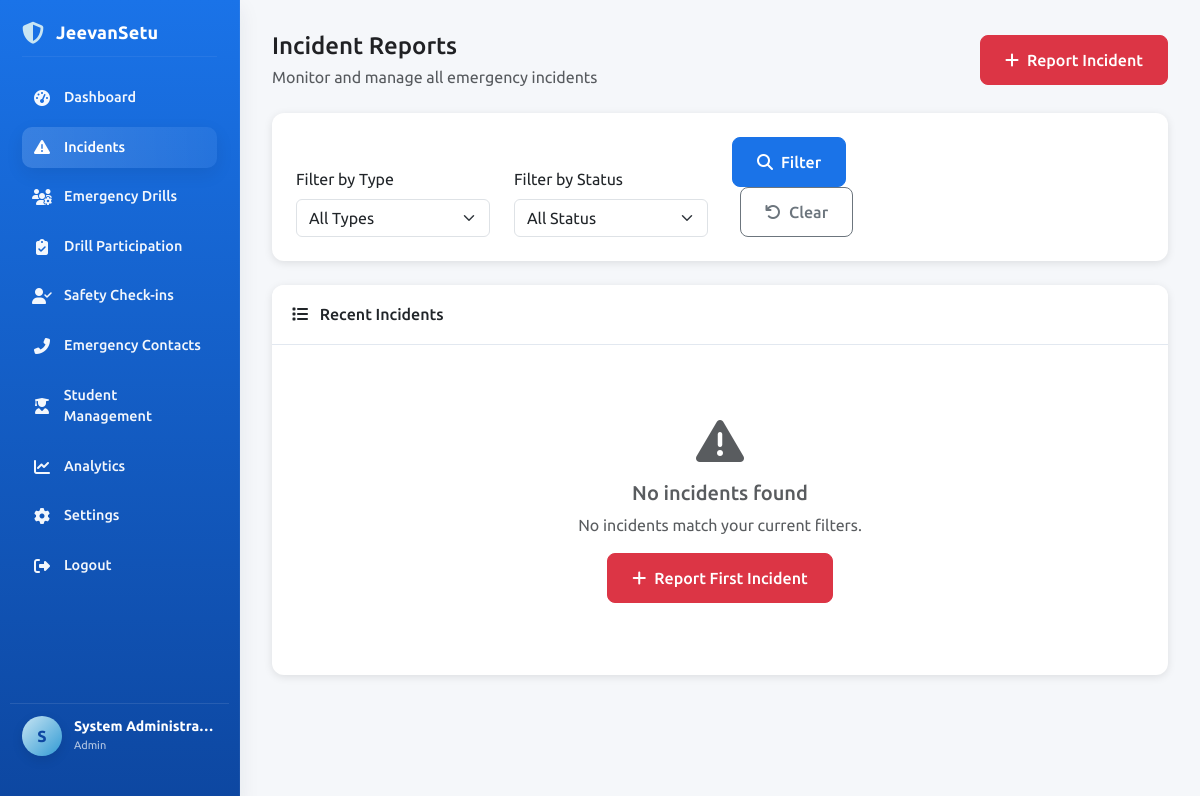
The app's page /incidents (signed in), older data.
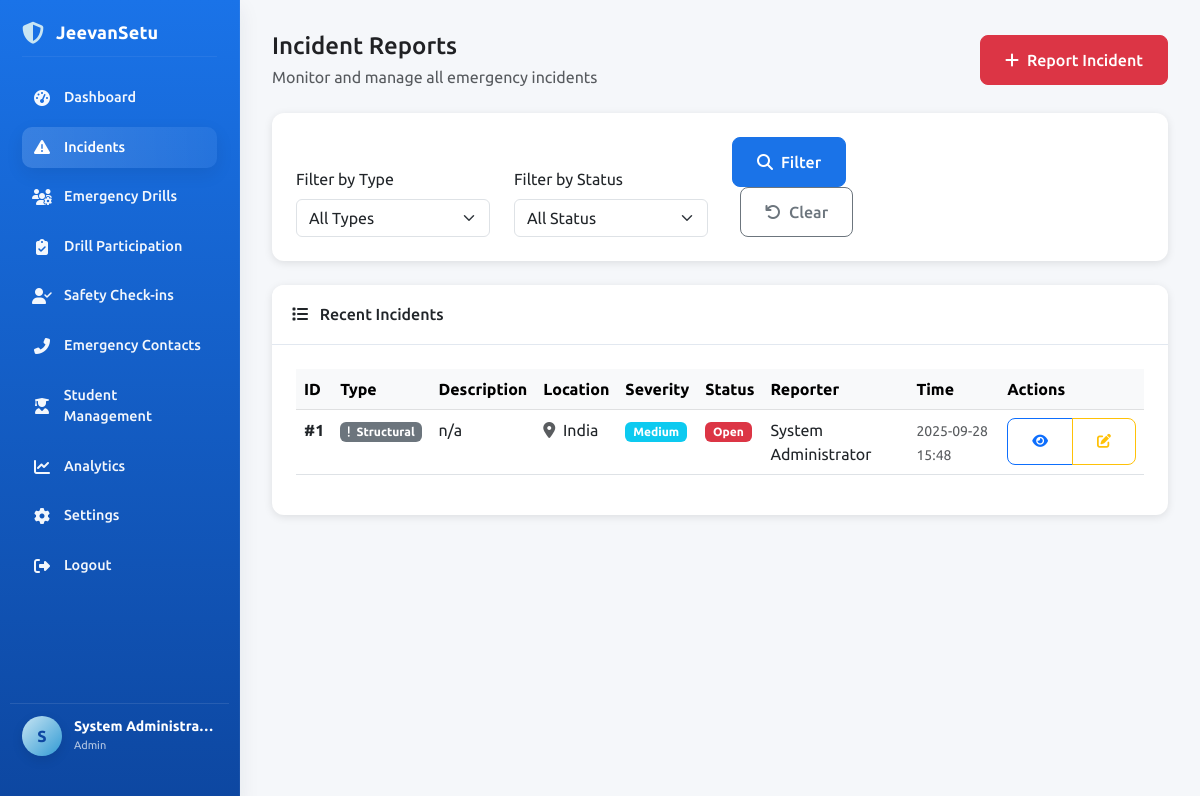
The same page, newer data.
### app.py (models this page shows)
class User(db.Model):
    id = db.Column(db.Integer, primary_key=True)
    name = db.Column(db.String(100), nullable=False)
    email = db.Column(db.String(120), unique=True, nullable=False)
    password_hash = db.Column(db.String(128))
    role = db.Column(db.String(20), nullable=False)  # admin, spoc, responder, student
    created_at = db.Column(db.DateTime, default=datetime.utcnow)

class Incident(db.Model):
    id = db.Column(db.Integer, primary_key=True)
    reporter_id = db.Column(db.Integer, db.ForeignKey('user.id'), nullable=False)
    type = db.Column(db.String(50), nullable=False)  # fire, flood, earthquake, trapped, other
    description = db.Column(db.Text)
    location = db.Column(db.String(200))
    latitude = db.Column(db.Float)
    longitude = db.Column(db.Float)
    building_id = db.Column(db.String(50))
    status = db.Column(db.String(20), default='open')  # open, acknowledged, assigned, resolved, false_alarm
    severity = db.Column(db.String(10), default='medium')  # low, medium, high, critical
    assigned_to = db.Column(db.Integer, db.ForeignKey('user.id'))
    created_at = db.Column(db.DateTime, default=datetime.utcnow)
    updated_at = db.Column(db.DateTime, default=datetime.utcnow, onupdate=datetime.utcnow)
    reporter = db.relationship('User', foreign_keys=[reporter_id], backref='reported_incidents')
    responder = db.relationship('User', foreign_keys=[assigned_to], backref='assigned_incidents')

### app.py (the view)
@app.route('/incidents')
@login_required
def incidents():
    page = request.args.get('page', 1, type=int)
    incident_type = request.args.get('type', '')
    status = request.args.get('status', '')
    query = Incident.query
    if incident_type:
        query = query.filter_by(type=incident_type)
    if status:
        query = query.filter_by(status=status)
    incidents = query.order_by(Incident.created_at.desc()).paginate(
        page=page, per_page=10, error_out=False)
    return render_template('incidents_new.html', incidents=incidents)

### app.py (called while the page is built)
def login_required(f):
    @wraps(f)
    def decorated_function(*args, **kwargs):
        if 'user_id' not in session:
            return redirect(url_for('login'))
        return f(*args, **kwargs)
    return decorated_function

### templates/incidents_new.html (shortened to what the changed rows need)
{% extends "base_new.html" %}
{% block content %}
<div class="row">
    <div class="col-12">
        <div class="card">
            <div class="card-body">
                {% if incidents.items %}
                <div class="table-responsive">
                    <table class="table table-hover">
                        <thead class="table-light">
                            <tr>
                                <th>ID</th>
                                <th>Type</th>
                                <th>Description</th>
                                <th>Location</th>
                                <th>Severity</th>
                                <th>Status</th>
                                <th>Reporter</th>
                                <th>Time</th>
                                <th>Actions</th>
                            </tr>
                        </thead>
                        <tbody>
                            {% for incident in incidents.items %}
                            <tr>
                                <td><strong>#{{ incident.id }}</strong></td>
                                <td>
                                    <span class="badge bg-{% if incident.type == 'fire' %}danger{% elif incident.type == 'flood' %}info{% elif incident.type == 'earthquake' %}warning{% elif incident.type == 'medical' %}success{% else %}secondary{% endif %}">
                                        {{ incident.type.title() }}
                                    </span>
                                </td>
                                <td>
                                    <div style="max-width: 200px; overflow: hidden; text-overflow: ellipsis; white-space: nowrap;">
                                        {{ incident.description }}
                                    </div>
                                </td>
                                <td>
                                    <i class="fas fa-map-marker-alt text-muted me-1"></i>
                                    {{ incident.location }}
                                </td>
                                <td>
                                    <span class="badge bg-{% if incident.severity == 'critical' %}danger{% elif incident.severity == 'high' %}warning{% elif incident.severity == 'medium' %}info{% else %}success{% endif %}">
                                        {{ incident.severity.title() }}
                                    </span>
                                </td>
                                <td>
                                    <span class="badge bg-{% if incident.status == 'resolved' %}success{% elif incident.status == 'assigned' %}warning{% elif incident.status == 'acknowledged' %}info{% else %}danger{% endif %}">
                                        {{ incident.status.title() }}
                                    </span>
                                </td>
                                <td>
                                    {{ incident.reporter.name if incident.reporter else 'Unknown' }}
                                </td>
                                <td>
                                    <small class="text-muted">
                                        {{ incident.created_at.strftime('%Y-%m-%d %H:%M') }}
                                    </small>
                                </td>
                                <td>
                                    <div class="btn-group btn-group-sm">
                                        <a href="{{ url_for('incident_detail', id=incident.id) }}" class="btn btn-outline-primary" title="View Details">
                                            <i class="fas fa-eye"></i>
                                        </a>
                                        {% if session.get('user_role') == 'admin' %}
                                        <button class="btn btn-outline-warning" onclick="updateIncident({{ incident.id }})" title="Update Status">
                                            <i class="fas fa-edit"></i>
                                        </button>
                                        {% endif %}
                                    </div>
                                </td>
                            </tr>
                            {% endfor %}
                        </tbody>
                    </table>
                </div>
                {% else %}
                <div class="text-center py-5">
                    <i class="fas fa-exclamation-triangle fa-3x text-muted mb-3"></i>
                    <h5 class="text-muted">No incidents found</h5>
                    <p class="text-muted">No incidents match your current filters.</p>
                    <a href="{{ url_for('create_incident') }}" class="btn btn-danger">
                        <i class="fas fa-plus me-2"></i>Report First Incident
                    </a>
                </div>
                {% endif %}
            </div>
        </div>
    </div>
</div>
{% endblock %}

### templates/base_new.html (shortened to what the changed rows need)
<!DOCTYPE html>
<html lang="en">
<head>
    <link href="https://cdn.jsdelivr.net/npm/bootstrap@5.3.0/dist/css/bootstrap.min.css" rel="stylesheet">
    <link rel="stylesheet" href="https://cdnjs.cloudflare.com/ajax/libs/font-awesome/6.4.0/css/all.min.css">
</head>
<body>
    <nav class="sidebar" id="sidebar">
        <div class="sidebar-user-profile">
            <div class="user-info">
                <h4 id="sidebarUserName">{{ session.get('user_name', 'Administrator') }}</h4>
                <p>{{ session.get('user_role', 'Administrator').title() }}</p>
            </div>
        </div>
    </nav>
    <main class="main-content">
        <div class="content-wrapper">
            {% block content %}{% endblock %}
        </div>
    </main>
</body>
</html>

Row changes from the older to the newer data that the page shows:
now on this page (row edited): User: get "Admin"
added Incident: id "1", type "Structural", description "n/a", location "India", severity "Medium", status "Open", reporter "System Administrator", created_at "2025-09-28 15:48"
Text that changed along with them:
{{ session.get('user_role', 'Administrator').title() }}: "Admin" → (not shown)
text no longer shown: "No incidents found No incidents match your current filters. Report First Incident"
text now shown: "ID Type Description Location Severity Status Reporter Time Actions"
